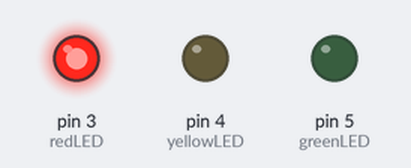
Bench run of a sketch on a simulated Arduino Uno, built with avr-gcc and run on an emulated ATmega328P. Parts: output pins drawn as LEDs (lit = HIGH).

Above: at 5.0 s.
At 10.5 s:
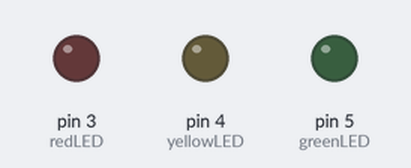
At 16.0 s:
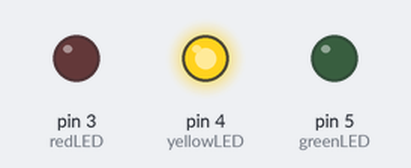
At 27.0 s:
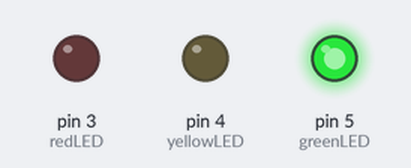
Timing chart, 0 to 42.9 s (numbered marks = the images above):
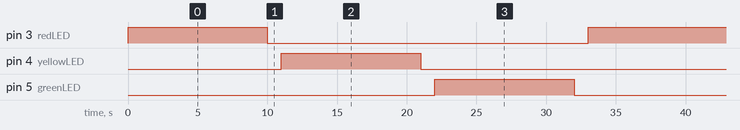

Measured:
- by itself, pin 3 (redLED), pin 4 (yellowLED), pin 5 (greenLED): alternates HIGH for 10.0 s and LOW for 23.0 s
- by itself, everything shown: repeats every 33.0 s, in 6 steps

The sketch:

traffic-lights-blink.ino
```cpp
// (licence header left out)
/*
================================================================================================
Table of Content
================================================================================================
 1.0 - Variables
 2.0 - Setup
 3.0 - Loop
================================================================================================
*/

/*
================================================================================================
Table of Content
================================================================================================
 1.0 - Variables
 2.0 - Setup
 3.0 - Loop
================================================================================================
*/
int redLED = 3;
int yellowLED = 4;
int greenLED = 5;

/*
================================================================================================
 2.0 - Setup
================================================================================================
The Setup functions runs once when you press reset or power to the board.
================================================================================================
*/
void setup() {
  // Initialize Pin 3 for Red LED as Output.
  pinMode(redLED, OUTPUT);

  // Initialize Pin 4 for Yellow LED as Output.
  pinMode(yellowLED, OUTPUT);

  // Initialize Pin 5 for Green LED as Output.
  pinMode(greenLED, OUTPUT);
}

/*
================================================================================================
 3.0 - Loop
================================================================================================
The Loop function runs over and over again repeatly.
================================================================================================
*/
void loop() {
  // Turns on Red LED to High for 10 Seconds.
  digitalWrite(redLED, HIGH);
  delay(10000);

  // Turns off Red LED to Low for 1 Second.
  digitalWrite(redLED, LOW);
  delay(1000);

  // Turns on Yellow LED to High for 10 Seconds.
  digitalWrite(yellowLED, HIGH);
  delay(10000);

  // Turns off Yellow LED to Low for 1 Second.
  digitalWrite(yellowLED, LOW);
  delay(1000);

  // Turns on Green LED to for 10 Seconds.
  digitalWrite(greenLED, HIGH);
  delay(10000);

  // Turns off Green LED to 1 Second.
  digitalWrite(greenLED, LOW);
  delay(1000);
}
```
